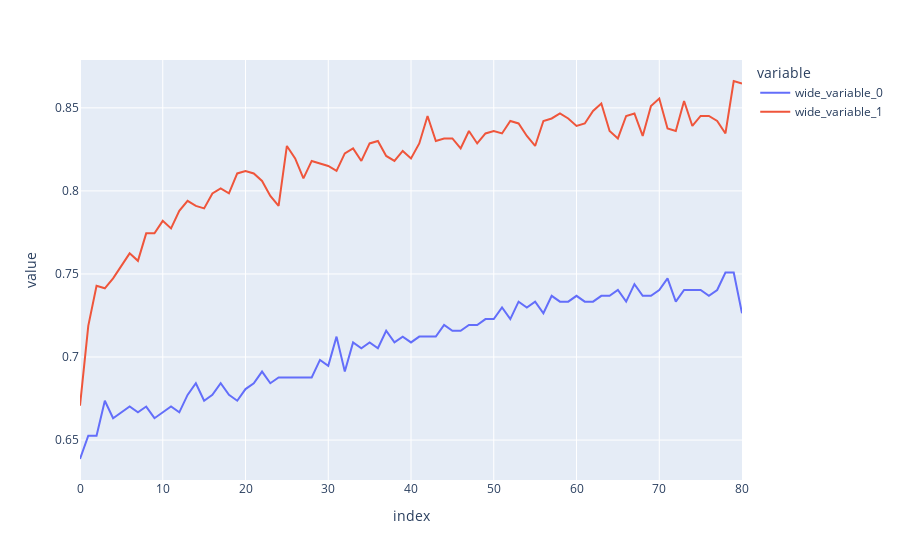

Source (notebook cell):
### Code cell
px.line(y=[history.history['val_accuracy'], history.history['accuracy']])
